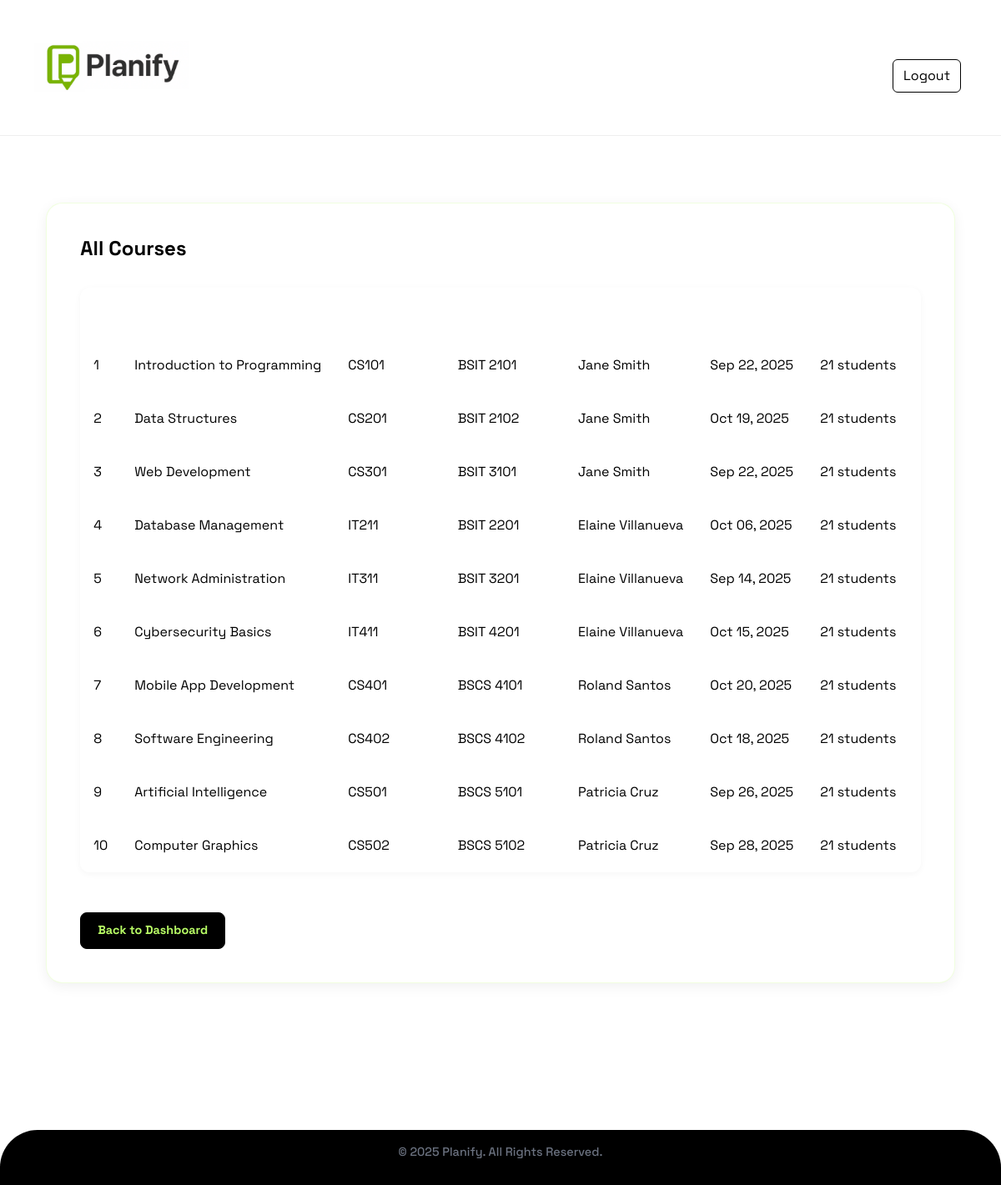
Page /admin/courses (signed in) on the committed database.
### models.py (models this page shows, shortened)
class Course(db.Model):
    id = db.Column(db.Integer, primary_key=True)
    course_name = db.Column(db.String(100), nullable=False)
    course_code = db.Column(db.String(20), nullable=False)
    block_section = db.Column(db.String(20), nullable=False)
    description = db.Column(db.Text, nullable=True)
    educator_id = db.Column(db.Integer, db.ForeignKey('user.id'), nullable=False)
    created_at = db.Column(db.DateTime, default=datetime.utcnow)
    enrollment_code = db.Column(db.String(10), unique=True, nullable=False)
    lesson_plans = db.relationship('LessonPlan', backref='course', lazy=True, cascade='all, delete-orphan')
    enrollments = db.relationship('Enrollment', backref='course', lazy=True, cascade='all, delete-orphan')
    attendance_records = db.relationship('AttendanceRecord', backref='course', lazy=True, cascade='all, delete-orphan')

class User(db.Model, UserMixin):
    id = db.Column(db.Integer, primary_key=True)
    first_name = db.Column(db.String(20), nullable=False)
    last_name = db.Column(db.String(20), nullable=False)
    username = db.Column(db.String(20), unique=True, nullable=False)
    email = db.Column(db.String(120), unique=True, nullable=False)
    contact_number = db.Column(db.String(11), nullable=False)
    password = db.Column(db.String(255), nullable=False)
    role = db.Column(db.String(10), nullable=False)
    courses = db.relationship('Course', backref='educator', lazy=True, cascade='all, delete-orphan')
    lesson_plans = db.relationship('LessonPlan', backref='creator', lazy=True, cascade='all, delete-orphan')
    enrollments = db.relationship('Enrollment', backref='student', lazy=True, cascade='all, delete-orphan')

### routes.py (the view)
@app.route('/admin/courses')
@login_required
def admin_courses():
    if current_user.role != 'admin':
        flash("Access denied.", "error")
        return redirect(url_for('home'))
    courses = Course.query.all()
    return render_template('admin_courses.html', courses=courses)

### app.py (called while the page is built)
@login_manager.user_loader
def load_user(user_id):
    return User.query.get(int(user_id))

### templates/admin_courses.html (shortened to what this page needs)
{% extends "base.html" %}
{% block content %}
<div class="admin-container">
    <h2>All Courses</h2>
    <table class="admin-table">
    <thead>
        <tr>
            <th>ID</th>
            <th>Course Name</th>
            <th>Course Code</th>
            <th>Block Section</th>
            <th>Educator</th>
            <th>Created</th>
            <th>Enrollments</th>
        </tr>
    </thead>
    <tbody>
        {% for course in courses %}
        <tr>
            <td>{{ course.id }}</td>
            <td>{{ course.course_name }}</td>
            <td>{{ course.course_code }}</td>
            <td>{{ course.block_section }}</td>
            <td>{{ course.educator.first_name }} {{ course.educator.last_name }}</td>
            <td>{{ course.created_at.strftime('%b %d, %Y') }}</td>
            <td>{{ course.enrollments|length }} students</td>
        </tr>
        {% endfor %}
    </tbody>
</table>
    <a href="{{ url_for('admin_home') }}" class="back-btn">Back to Dashboard</a>
</div>
{% endblock %}

### rows in the picture
Course: id "1", course_name "Introduction to Programming", course_code "CS101", block_section "BSIT 2101", educator.first_name "Jane", educator.last_name "Smith", created_at "Sep 22, 2025", enrollments|length "21"
Course: id "2", course_name "Data Structures", course_code "CS201", block_section "BSIT 2102", educator.first_name "Jane", educator.last_name "Smith", created_at "Oct 19, 2025", enrollments|length "21"
Course: id "3", course_name "Web Development", course_code "CS301", block_section "BSIT 3101", educator.first_name "Jane", educator.last_name "Smith", created_at "Sep 22, 2025", enrollments|length "21"
Course: id "4", course_name "Database Management", course_code "IT211", block_section "BSIT 2201", educator.first_name "Elaine", educator.last_name "Villanueva", created_at "Oct 06, 2025", enrollments|length "21"
Course: id "5", course_name "Network Administration", course_code "IT311", block_section "BSIT 3201", educator.first_name "Elaine", educator.last_name "Villanueva", created_at "Sep 14, 2025", enrollments|length "21"
Course: id "6", course_name "Cybersecurity Basics", course_code "IT411", block_section "BSIT 4201", educator.first_name "Elaine", educator.last_name "Villanueva", created_at "Oct 15, 2025", enrollments|length "21"
Course: id "7", course_name "Mobile App Development", course_code "CS401", block_section "BSCS 4101", educator.first_name "Roland", educator.last_name "Santos", created_at "Oct 20, 2025", enrollments|length "21"
Course: id "8", course_name "Software Engineering", course_code "CS402", block_section "BSCS 4102", educator.first_name "Roland", educator.last_name "Santos", created_at "Oct 18, 2025", enrollments|length "21"
Course: id "9", course_name "Artificial Intelligence", course_code "CS501", block_section "BSCS 5101", educator.first_name "Patricia", educator.last_name "Cruz", created_at "Sep 26, 2025", enrollments|length "21"
Course: id "10", course_name "Computer Graphics", course_code "CS502", block_section "BSCS 5102", educator.first_name "Patricia", educator.last_name "Cruz", created_at "Sep 28, 2025", enrollments|length "21"
